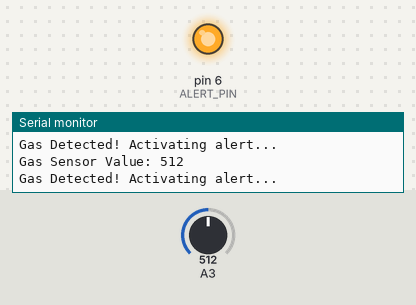
Recording of a sketch running on a simulated Arduino Uno, built with avr-gcc and run on an emulated ATmega328P. Shown: output pins drawn as LEDs (lit = HIGH), the last lines printed to the serial monitor. The inputs (shaded band) are chosen by the test bench; at power-on: A3 = 512.

Above: at 1.3 s.
1.4 s: A3 set to 209
2.9 s: A3 set to 188
At 3.5 s:
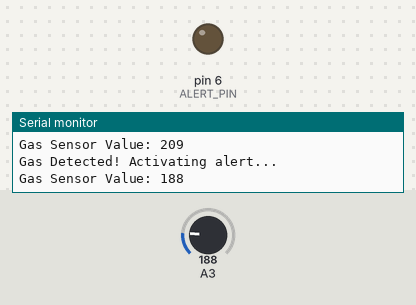
Timing chart, 0 to 5.9 s (numbered marks = the images above; inputs shaded):
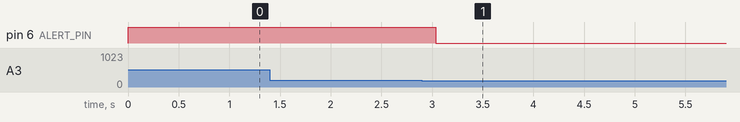

The sketch:

Gas_sensor_work.ino
```cpp
#include <Arduino.h> // Using Arduino-style syntax

// Define the pin for the gas sensor and buzzer/LED
#define GAS_SENSOR_PIN PD3   // Analog input pin (adjusted to PC4)
#define ALERT_PIN PD6        // Pin for buzzer or LED

// Threshold for gas detection (adjust based on calibration)
#define GAS_THRESHOLD 200

void setup() {
  // Initialize the serial monitor for debugging
  Serial.begin(9600);

  // Set the ALERT_PIN as output
  pinMode(ALERT_PIN, OUTPUT);

  // Initialize the gas sensor pin (optional since it is analog)
  pinMode(GAS_SENSOR_PIN, INPUT);

  Serial.println("Gas detection system initialized...");
}

void loop() {
  // Read the analog value from the gas sensor
  int gasSensorValue = analogRead(GAS_SENSOR_PIN);

  // Debugging: Print the gas sensor value
  Serial.print("Gas Sensor Value: ");
  Serial.println(gasSensorValue);

  // Check if the gas level exceeds the threshold
  if (gasSensorValue > GAS_THRESHOLD) {
    // If gas is detected, activate the alert (buzzer or LED)
    digitalWrite(ALERT_PIN, HIGH);
    Serial.println("Gas Detected! Activating alert...");
  } else {
    // Otherwise, turn off the alert
    digitalWrite(ALERT_PIN, LOW);
  }

  // Small delay to prevent overwhelming the serial output
  delay(500);
}
```

Measured:
- the behaviour switches between 201 and 200 on A3 (found by bisection; images 0 and 1)
- after the input at 2.9 s, pin 6 (ALERT_PIN): HIGH → LOW after 0.14 s
